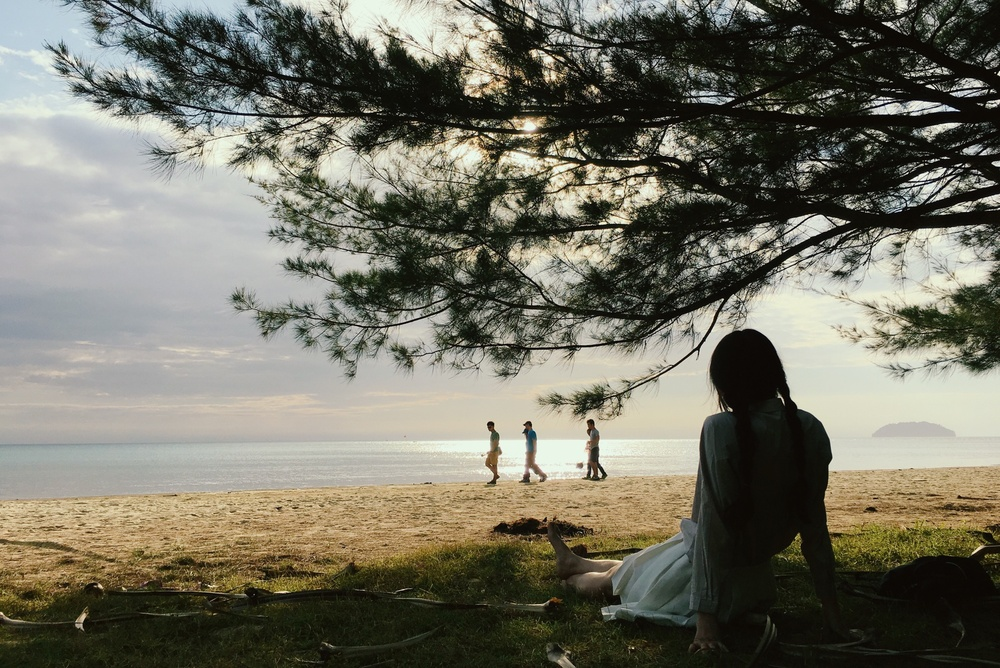
//> input picture loadImage/loadImage/a.jpg, 1000 x 668 px, shrunk from 2000 x 1335 before the run
$ ./Source   (built with g++ and OpenCV 4)
//> lines starting //> are read from the running program, lines starting //| are printed output that depends on the picture
#include<opencv2/core/core.hpp>
#include<opencv2/highgui/highgui.hpp>
using namespace cv;

int main() {
	//载入图像和显示
	Mat girl = imread("a.jpg");
//> girl is the input picture: 668 rows x 1000 cols, CV_8UC3; mean B, G, R 100.6, 114.2, 116
	namedWindow("人像图片");
	imshow("人像图片", girl);

	//图像混合
	Mat image = imread("test.jpg", 4);
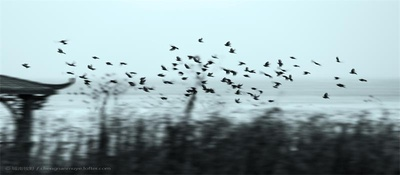
//> input picture loadImage/loadImage/test.jpg, 400 x 175 px, shrunk from 800 x 350 before the run
//> image is the input picture: 175 rows x 400 cols, CV_8UC3; mean B, G, R 171.6, 168.1, 148.3
	Mat logo = imread("test2.jpg");
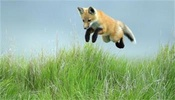
//> input picture loadImage/loadImage/test2.jpg, 175 x 100 px, shrunk from 350 x 200 before the run
//> logo is the input picture: 100 rows x 175 cols, CV_8UC3; mean B, G, R 145.1, 177.1, 147

	//显示
	namedWindow("原图");
	imshow("原图", image);

	namedWindow("logo");
	imshow("logo", logo);

	//定义一个Mat类型，用于存放图像的ROI
	Mat imageROI;

	//方法一
	imageROI = image(Rect(200, 50, logo.cols, logo.rows));
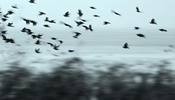
//> imageROI: 100 rows x 175 cols, CV_8UC3; mean B, G, R 166.8, 163.1, 143.9

	//方法二
	//imageROI = image(Range(350, 350 + logo.rows), Range(800, 800 + logo.cols));

	//将logo加到原图上
	addWeighted(imageROI, 0.1, logo, 0.5, 0., imageROI);
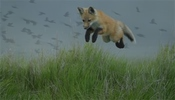
//> imageROI: 100 rows x 175 cols, CV_8UC3; mean B, G, R 89.2, 104.9, 87.9

	//显示结果
	namedWindow("原画+logo图");
	imshow("原画+logo", image);
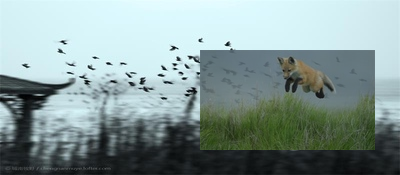
//> window '原画+logo': 175 rows x 400 cols, CV_8UC3; mean B, G, R 152.2, 153.5, 134.3

	//图像的输出
	//将一个MAt图像输出到文件
	imwrite("生成图.jpg", image);
	waitKey();
	return 0;
}
